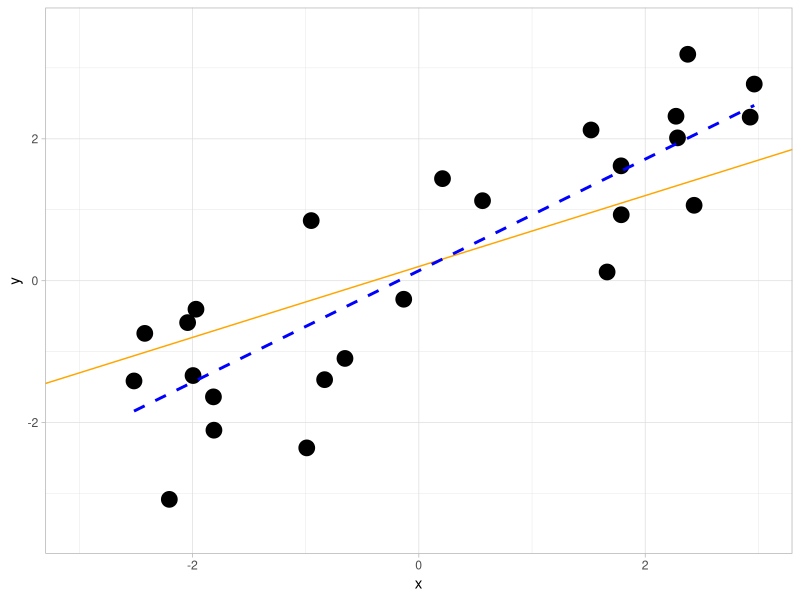
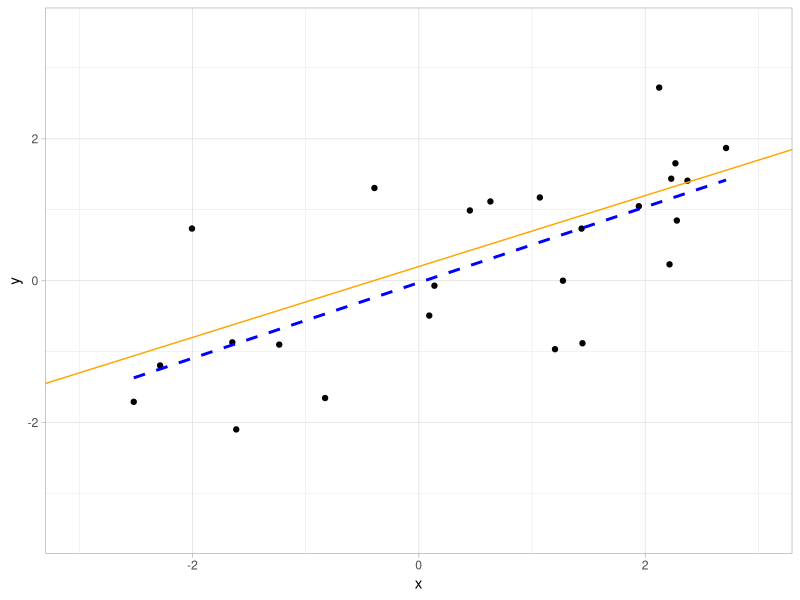

Reproduce these figures in R, in order.
library(tidyverse)
library(broom)


##################################################
### Generate data from a KNOWN simple regression model
### to explore sampling variation
##################################################

# Set up KNOWN parameters in simulation 
beta = c(0.2, 0.5)
sigma = 1
n = 25


# Simulate x-values to use in each trial of the simulation
set.seed(123456) #Make simulation reproducible
x = runif(n, min = -3, max = 3)
x





# Generate y-values from model
y = beta[1] + beta[2] * x + rnorm(n, mean = 0, sd = sigma)
y


# Plot the data and the regression lines
data.frame(x, y) %>%
  ggplot(aes(x = x, y = y)) +
  geom_point(size = 5) +
  xlim(-3, 3) +
  ylim(-3.5, 3.5) +
  theme_light() +
  geom_abline(intercept = 0.2, slope = 0.5, color = "orange") + #population regression line
  geom_smooth(method = "lm", se = FALSE, color = "blue", linetype = "dashed") #sample regression line 
  
# Obtain coefficient values
fitted_model = lm(y ~ 1 + x)

coef(fitted_model)[[1]] #Extract intercept
coef(fitted_model)[[2]] #Extract slope

# Alternatively...
tidy(fitted_model)$estimate[1]
tidy(fitted_model)$estimate[2]


# What can we extract
names(fitted_model)


# You can also extract y-hats, residuals, sampling variances
fitted(fitted_model)
resid(fitted_model)
vcov(fitted_model)


# We can also extract from the summary() output
names(summary(fitted_model))
summary(fitted_model)$fstatistic[[1]] #Extract F-statistic
glance(fitted_model)$statistic[[1]]   #Extract F-statistic using glance() function


#################################
# Writing functions
#################################

set.seed(123456) #Make simulation reproducible
n = 25
x = runif(n, min = -3, max = 3)
x = runif(25, min = -3, max = 3)

# Function to generate random data from a regression model with normally distributed errors
lm_sim = function(beta_0, beta_1, sigma){
  # Generate y-values from model
  y = beta_0 + beta_1 * x + rnorm(n, mean = 0, sd = sigma)
  
  #output y
  return(y)
}


# Use function
lm_sim(beta_0 = 0.2, beta_1 = 0.5, sigma = 1)




# Function to generate random data from a regression model with normally distributed errors, 
# and plot the results
lm_sim_plot = function(beta_0, beta_1, sigma){
  # Generate y-values from model
  y = beta_0 + beta_1 * x + rnorm(n, mean = 0, sd = sigma)
  
  # Plot the data and the regression lines
  p1 = data.frame(x, y) %>%
    ggplot(aes(x = x, y = y)) +
    geom_point() +
    xlim(-3, 3) +
    ylim(-3.5, 3.5) +
    theme_light() +
    geom_abline(intercept = 0.2, slope = 0.5, color = "orange") + #population regression line
    geom_smooth(method = "lm", se = FALSE, color = "blue", linetype = "dashed") #sample regression line
  
  #output plot
  return(p1)
}


# Use function
lm_sim_plot(beta_0 = 0.2, beta_1 = 0.5, sigma = 1)






# Function to generate random data from a regression model with normally distributed errors, 
# and plot the results
lm_sim = function(beta_0, beta_1, sigma){
  # Generate y-values from model
  y = beta_0 + beta_1 * x + rnorm(n, mean = 0, sd = sigma)
  
  # Fit regression line
  fitted_model = lm(y ~ 1 + x)
  
  # Extract slope
  my_slope = coef(fitted_model)[[2]] 
    
  # Return slope
  return(my_slope)
}

# Use function
lm_sim(beta_0 = 0.2, beta_1 = 0.5, sigma = 1)





